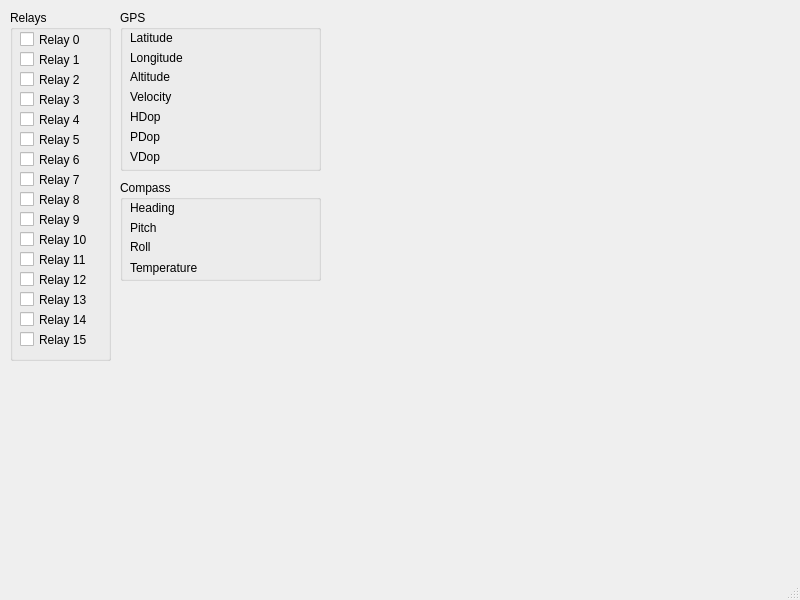
<?xml version="1.0" encoding="UTF-8"?>
<ui version="4.0">
 <class>MainWindow</class>
 <widget class="QMainWindow" name="MainWindow">
  <property name="geometry">
   <rect>
    <x>0</x>
    <y>0</y>
    <width>800</width>
    <height>600</height>
   </rect>
  </property>
  <property name="windowTitle">
   <string>MainWindow</string>
  </property>
  <widget class="QWidget" name="centralwidget">
   <widget class="QGroupBox" name="groupBox">
    <property name="geometry">
     <rect>
      <x>10</x>
      <y>10</y>
      <width>101</width>
      <height>351</height>
     </rect>
    </property>
    <property name="sizePolicy">
     <sizepolicy hsizetype="Expanding" vsizetype="Expanding">
      <horstretch>0</horstretch>
      <verstretch>0</verstretch>
     </sizepolicy>
    </property>
    <property name="title">
     <string>Relays</string>
    </property>
    <widget class="QCheckBox" name="relay01">
     <property name="geometry">
      <rect>
       <x>10</x>
       <y>40</y>
       <width>84</width>
       <height>19</height>
      </rect>
     </property>
     <property name="text">
      <string>Relay 1</string>
     </property>
    </widget>
    <widget class="QCheckBox" name="relay02">
     <property name="geometry">
      <rect>
       <x>10</x>
       <y>60</y>
       <width>84</width>
       <height>19</height>
      </rect>
     </property>
     <property name="text">
      <string>Relay 2</string>
     </property>
    </widget>
    <widget class="QCheckBox" name="relay03">
     <property name="geometry">
      <rect>
       <x>10</x>
       <y>80</y>
       <width>84</width>
       <height>19</height>
      </rect>
     </property>
     <property name="text">
      <string>Relay 3</string>
     </property>
    </widget>
    <widget class="QCheckBox" name="relay04">
     <property name="geometry">
      <rect>
       <x>10</x>
       <y>100</y>
       <width>84</width>
       <height>19</height>
      </rect>
     </property>
     <property name="text">
      <string>Relay 4</string>
     </property>
    </widget>
    <widget class="QCheckBox" name="relay05">
     <property name="geometry">
      <rect>
       <x>10</x>
       <y>120</y>
       <width>84</width>
       <height>19</height>
      </rect>
     </property>
     <property name="text">
      <string>Relay 5</string>
     </property>
    </widget>
    <widget class="QCheckBox" name="relay06">
     <property name="geometry">
      <rect>
       <x>10</x>
       <y>140</y>
       <width>84</width>
       <height>19</height>
      </rect>
     </property>
     <property name="text">
      <string>Relay 6</string>
     </property>
    </widget>
    <widget class="QCheckBox" name="relay07">
     <property name="geometry">
      <rect>
       <x>10</x>
       <y>160</y>
       <width>84</width>
       <height>19</height>
      </rect>
     </property>
     <property name="text">
      <string>Relay 7</string>
     </property>
    </widget>
    <widget class="QCheckBox" name="relay08">
     <property name="geometry">
      <rect>
       <x>10</x>
       <y>180</y>
       <width>84</width>
       <height>19</height>
      </rect>
     </property>
     <property name="text">
      <string>Relay 8</string>
     </property>
    </widget>
    <widget class="QCheckBox" name="relay09">
     <property name="geometry">
      <rect>
       <x>10</x>
       <y>200</y>
       <width>84</width>
       <height>19</height>
      </rect>
     </property>
     <property name="text">
      <string>Relay 9</string>
     </property>
    </widget>
    <widget class="QCheckBox" name="relay10">
     <property name="geometry">
      <rect>
       <x>10</x>
       <y>220</y>
       <width>84</width>
       <height>19</height>
      </rect>
     </property>
     <property name="text">
      <string>Relay 10</string>
     </property>
    </widget>
    <widget class="QCheckBox" name="relay11">
     <property name="geometry">
      <rect>
       <x>10</x>
       <y>240</y>
       <width>84</width>
       <height>19</height>
      </rect>
     </property>
     <property name="text">
      <string>Relay 11</string>
     </property>
    </widget>
    <widget class="QCheckBox" name="relay12">
     <property name="geometry">
      <rect>
       <x>10</x>
       <y>260</y>
       <width>84</width>
       <height>19</height>
      </rect>
     </property>
     <property name="text">
      <string>Relay 12</string>
     </property>
    </widget>
    <widget class="QCheckBox" name="relay13">
     <property name="geometry">
      <rect>
       <x>10</x>
       <y>280</y>
       <width>84</width>
       <height>19</height>
      </rect>
     </property>
     <property name="text">
      <string>Relay 13</string>
     </property>
    </widget>
    <widget class="QCheckBox" name="relay14">
     <property name="geometry">
      <rect>
       <x>10</x>
       <y>300</y>
       <width>84</width>
       <height>19</height>
      </rect>
     </property>
     <property name="text">
      <string>Relay 14</string>
     </property>
    </widget>
    <widget class="QCheckBox" name="relay15">
     <property name="geometry">
      <rect>
       <x>10</x>
       <y>320</y>
       <width>84</width>
       <height>19</height>
      </rect>
     </property>
     <property name="text">
      <string>Relay 15</string>
     </property>
    </widget>
    <widget class="QCheckBox" name="relay00">
     <property name="geometry">
      <rect>
       <x>10</x>
       <y>20</y>
       <width>84</width>
       <height>19</height>
      </rect>
     </property>
     <property name="text">
      <string>Relay 0</string>
     </property>
    </widget>
   </widget>
   <widget class="QGroupBox" name="groupBox_2">
    <property name="geometry">
     <rect>
      <x>120</x>
      <y>10</y>
      <width>201</width>
      <height>161</height>
     </rect>
    </property>
    <property name="title">
     <string>GPS</string>
    </property>
    <widget class="QLabel" name="label">
     <property name="geometry">
      <rect>
       <x>10</x>
       <y>20</y>
       <width>61</width>
       <height>16</height>
      </rect>
     </property>
     <property name="text">
      <string>Latitude</string>
     </property>
    </widget>
    <widget class="QLabel" name="gps_lat">
     <property name="geometry">
      <rect>
       <x>100</x>
       <y>20</y>
       <width>101</width>
       <height>16</height>
      </rect>
     </property>
     <property name="text">
      <string/>
     </property>
    </widget>
    <widget class="QLabel" name="label_2">
     <property name="geometry">
      <rect>
       <x>10</x>
       <y>40</y>
       <width>61</width>
       <height>16</height>
      </rect>
     </property>
     <property name="text">
      <string>Longitude</string>
     </property>
    </widget>
    <widget class="QLabel" name="gps_long">
     <property name="geometry">
      <rect>
       <x>100</x>
       <y>40</y>
       <width>101</width>
       <height>16</height>
      </rect>
     </property>
     <property name="text">
      <string/>
     </property>
    </widget>
    <widget class="QLabel" name="label_3">
     <property name="geometry">
      <rect>
       <x>10</x>
       <y>60</y>
       <width>57</width>
       <height>14</height>
      </rect>
     </property>
     <property name="text">
      <string>Altitude</string>
     </property>
    </widget>
    <widget class="QLabel" name="gps_alt">
     <property name="geometry">
      <rect>
       <x>100</x>
       <y>60</y>
       <width>101</width>
       <height>16</height>
      </rect>
     </property>
     <property name="text">
      <string/>
     </property>
    </widget>
    <widget class="QLabel" name="label_4">
     <property name="geometry">
      <rect>
       <x>10</x>
       <y>80</y>
       <width>57</width>
       <height>14</height>
      </rect>
     </property>
     <property name="text">
      <string>Velocity</string>
     </property>
    </widget>
    <widget class="QLabel" name="gps_vel">
     <property name="geometry">
      <rect>
       <x>100</x>
       <y>80</y>
       <width>71</width>
       <height>16</height>
      </rect>
     </property>
     <property name="text">
      <string/>
     </property>
    </widget>
    <widget class="QLabel" name="label_5">
     <property name="geometry">
      <rect>
       <x>10</x>
       <y>100</y>
       <width>57</width>
       <height>14</height>
      </rect>
     </property>
     <property name="text">
      <string>HDop</string>
     </property>
    </widget>
    <widget class="QLabel" name="gps_hdop">
     <property name="geometry">
      <rect>
       <x>100</x>
       <y>100</y>
       <width>57</width>
       <height>14</height>
      </rect>
     </property>
     <property name="text">
      <string/>
     </property>
    </widget>
    <widget class="QLabel" name="label_6">
     <property name="geometry">
      <rect>
       <x>10</x>
       <y>120</y>
       <width>57</width>
       <height>14</height>
      </rect>
     </property>
     <property name="text">
      <string>PDop</string>
     </property>
    </widget>
    <widget class="QLabel" name="gps_pdop">
     <property name="geometry">
      <rect>
       <x>100</x>
       <y>120</y>
       <width>57</width>
       <height>14</height>
      </rect>
     </property>
     <property name="text">
      <string/>
     </property>
    </widget>
    <widget class="QLabel" name="label_7">
     <property name="geometry">
      <rect>
       <x>10</x>
       <y>140</y>
       <width>57</width>
       <height>14</height>
      </rect>
     </property>
     <property name="text">
      <string>VDop</string>
     </property>
    </widget>
    <widget class="QLabel" name="gps_vdop">
     <property name="geometry">
      <rect>
       <x>100</x>
       <y>140</y>
       <width>57</width>
       <height>14</height>
      </rect>
     </property>
     <property name="text">
      <string/>
     </property>
    </widget>
   </widget>
   <widget class="QGroupBox" name="groupBox_3">
    <property name="geometry">
     <rect>
      <x>120</x>
      <y>180</y>
      <width>201</width>
      <height>101</height>
     </rect>
    </property>
    <property name="title">
     <string>Compass</string>
    </property>
    <widget class="QLabel" name="label_8">
     <property name="geometry">
      <rect>
       <x>10</x>
       <y>20</y>
       <width>61</width>
       <height>16</height>
      </rect>
     </property>
     <property name="text">
      <string>Heading</string>
     </property>
    </widget>
    <widget class="QLabel" name="compass_heading">
     <property name="geometry">
      <rect>
       <x>100</x>
       <y>20</y>
       <width>61</width>
       <height>16</height>
      </rect>
     </property>
     <property name="text">
      <string/>
     </property>
    </widget>
    <widget class="QLabel" name="label_9">
     <property name="geometry">
      <rect>
       <x>10</x>
       <y>40</y>
       <width>61</width>
       <height>16</height>
      </rect>
     </property>
     <property name="text">
      <string>Pitch</string>
     </property>
    </widget>
    <widget class="QLabel" name="compass_pitch">
     <property name="geometry">
      <rect>
       <x>100</x>
       <y>40</y>
       <width>57</width>
       <height>14</height>
      </rect>
     </property>
     <property name="text">
      <string/>
     </property>
    </widget>
    <widget class="QLabel" name="label_10">
     <property name="geometry">
      <rect>
       <x>10</x>
       <y>60</y>
       <width>57</width>
       <height>14</height>
      </rect>
     </property>
     <property name="text">
      <string>Roll</string>
     </property>
    </widget>
    <widget class="QLabel" name="compass_roll">
     <property name="geometry">
      <rect>
       <x>100</x>
       <y>60</y>
       <width>57</width>
       <height>14</height>
      </rect>
     </property>
     <property name="text">
      <string/>
     </property>
    </widget>
    <widget class="QLabel" name="label_11">
     <property name="geometry">
      <rect>
       <x>10</x>
       <y>80</y>
       <width>81</width>
       <height>16</height>
      </rect>
     </property>
     <property name="text">
      <string>Temperature</string>
     </property>
    </widget>
    <widget class="QLabel" name="compass_temp">
     <property name="geometry">
      <rect>
       <x>100</x>
       <y>80</y>
       <width>57</width>
       <height>14</height>
      </rect>
     </property>
     <property name="text">
      <string/>
     </property>
    </widget>
   </widget>
  </widget>
  <widget class="QMenuBar" name="menubar">
   <property name="geometry">
    <rect>
     <x>0</x>
     <y>0</y>
     <width>800</width>
     <height>19</height>
    </rect>
   </property>
  </widget>
  <widget class="QStatusBar" name="statusbar"/>
 </widget>
 <resources/>
 <connections/>
</ui>
